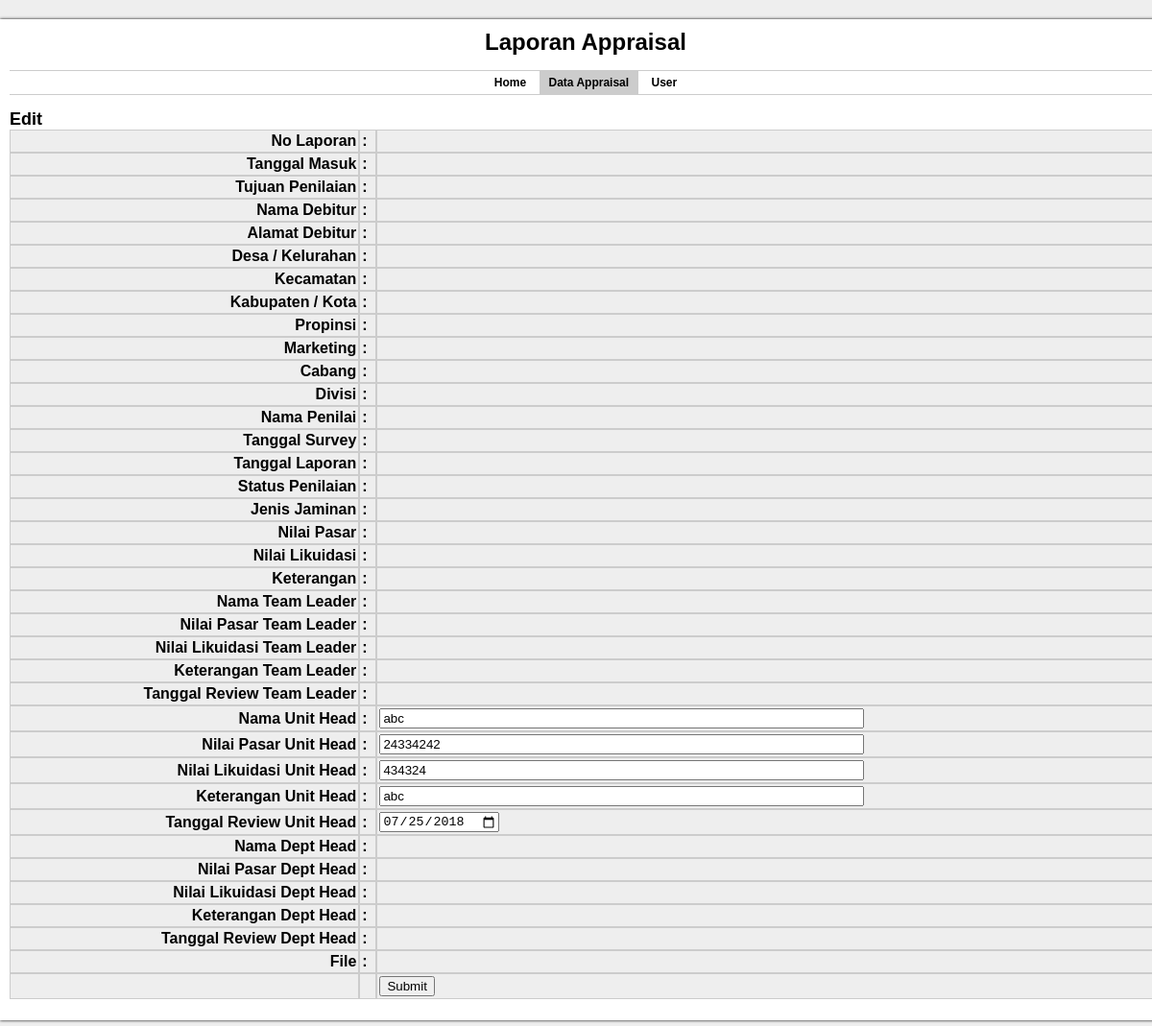
The page /unit_head/edit-form.php?id=11 (signed in) on the database its author committed.
### tables this page shows
CREATE TABLE `lpa` (
  `id_laporan` int(10) NOT NULL,
  `no_laporan` varchar(20) NOT NULL,
  `tanggal_masuk` date NOT NULL,
  `tujuan_penilaian` varchar(30) NOT NULL,
  `nama_debitur` varchar(50) NOT NULL,
  `alamat_debitur` varchar(100) NOT NULL,
  `desa_kelurahan` varchar(30) NOT NULL,
  `kecamatan` varchar(30) NOT NULL,
  `kabupaten_kota` varchar(30) NOT NULL,
  `propinsi` varchar(30) NOT NULL,
  `marketing` varchar(30) NOT NULL,
  `cabang` varchar(30) NOT NULL,
  `divisi` varchar(30) NOT NULL,
  `nama_penilai` varchar(30) NOT NULL,
  `tanggal_survey` date NOT NULL,
  `tanggal_laporan` date NOT NULL,
  `status_penilaian` varchar(30) NOT NULL,
  `jenis_jaminan` varchar(30) NOT NULL,
  `mv` decimal(10,0) NOT NULL,
  `lv` decimal(10,0) NOT NULL,
  `keterangan` text NOT NULL,
  `nama_tl` varchar(30) NOT NULL,
  `mv_tl` decimal(10,0) NOT NULL,
  `lv_tl` decimal(10,0) NOT NULL,
  `keterangan_tl` text NOT NULL,
  `tanggal_review_tl` date NOT NULL,
  `nama_uh` varchar(30) NOT NULL,
  `mv_uh` decimal(10,0) NOT NULL,
  `lv_uh` decimal(10,0) NOT NULL,
  `keterangan_uh` text NOT NULL,
  `tanggal_review_uh` date NOT NULL,
  `nama_dh` varchar(30) NOT NULL,
  `mv_dh` decimal(10,0) NOT NULL,
  `lv_dh` decimal(10,0) NOT NULL,
  `keterangan_dh` text NOT NULL,
  `tanggal_review_dh` date NOT NULL,
  `file` varchar(255) NOT NULL
);

### unit_head/edit-form.php (the view, shortened to what this page needs)
<html>
<head>
     <link rel="stylesheet" type="text/css" href="../style.css">
</head>
<body>
    <div id="container">
    	<div id="header">
    		<h1>Laporan Appraisal</h1>
        </div>
	 <div id="menu">
        	<a href="index.php">Home</a>
            <a href="download.php"class="active">Data Appraisal</a>
			<a href="user.php">User</a>
        </div>
         <div id="content">
        	<h2>Edit</h2>
            </div>
<?php
$id = $_GET['id'];
$query = mysql_query("select * from lpa where id_laporan='$id'") or die(mysql_error());
$data = mysql_fetch_array($query);
?>
<form name="update_data" action="update-form.php" method="post" enctype="multipart/form-data">
<table border="0" cellpadding="5" cellspacing="0">
 <table width="100%" align="center" border="0" bgcolor="#eee" cellpadding="2" cellspacing="0">
		<tr>
          <td align="right"><b>No Laporan</b></td>
          <td><b>:</b></td>
          <td><input type="text" name="no_laporan" size="60" value="<?php echo $data['no_laporan']; ?>" hidden /></td>
        </tr>
        <tr>
          <td align="right"><b>Tanggal Masuk</b></td>
          <td><b>:</b></td>
          <td><input type="date" name="tanggal_masuk" size="60" value="<?php echo $data['tanggal_masuk']; ?>" hidden /></td>
        </tr>
        <tr>
          <td align="right"><b>Tujuan Penilaian</b></td>
          <td><b>:</b></td>
          <td><input type="text" name="tujuan_penilaian" size="60" value="<?php echo $data['tujuan_penilaian']; ?>" hidden /></td>
        </tr>
        <tr>
          <td align="right"><b>Nama Debitur</b></td>
          <td><b>:</b></td>
          <td><input type="text" name="nama_debitur" size="60" value="<?php echo $data['nama_debitur']; ?>" hidden /></td>
        </tr>
        <tr>
          <td align="right"><b>Alamat Debitur</b></td>
          <td><b>:</b></td>
          <td><input type="text" name="alamat_debitur" size="60" value="<?php echo $data['alamat_debitur']; ?>" hidden /></td>
        </tr>
        <tr>
          <td align="right"><b>Desa / Kelurahan</b></td>
          <td><b>:</b></td>
          <td><input type="text" name="desa_kelurahan" size="60" value="<?php echo $data['desa_kelurahan']; ?>" hidden /></td>
        </tr>
        <tr>
          <td align="right"><b>Kecamatan</b></td>
          <td><b>:</b></td>
          <td><input type="text" name="kecamatan" size="60" value="<?php echo $data['kecamatan']; ?>" hidden  /></td>
        </tr>
        <tr>
          <td align="right"><b>Kabupaten / Kota</b></td>
          <td><b>:</b></td>
          <td><input type="text" name="kabupaten_kota" size="60" value="<?php echo $data['kabupaten_kota']; ?>" hidden  /></td>
        </tr>
        <tr>
          <td align="right"><b>Propinsi</b></td>
          <td><b>:</b></td>
          <td><input type="text" name="propinsi" size="60" value="<?php echo $data['propinsi']; ?>" hidden /></td>
        </tr>
        <tr>
          <td align="right"><b>Marketing</b></td>
          <td><b>:</b></td>
          <td><input type="text" name="marketing" size="60" value="<?php echo $data['marketing']; ?>" hidden  /></td>
        </tr>
        <tr>
          <td align="right"><b>Cabang</b></td>
          <td><b>:</b></td>
          <td><input type="text" name="cabang" size="60" value="<?php echo $data['cabang']; ?>" hidden  /></td>
        </tr>
        <tr>
          <td align="right"><b>Divisi</b></td>
          <td><b>:</b></td>
          <td><input type="text" name="divisi" size="60" value="<?php echo $data['divisi']; ?>" hidden  /></td>
        </tr>
        <tr>
          <td align="right"><b>Nama Penilai</b></td>
          <td><b>:</b></td>
          <td><input type="text" name="nama_penilai" size="60" value="<?php echo $data['nama_penilai']; ?>" hidden /></td>
        </tr>
        <tr>
          <td align="right"><b>Tanggal Survey</b></td>
          <td><b>:</b></td>
          <td><input type="date" name="tanggal_survey" size="60" value="<?php echo $data['tanggal_survey']; ?>" hidden /></td>
        </tr>
        <tr>
          <td align="right"><b>Tanggal Laporan</b></td>
          <td><b>:</b></td>
          <td><input type="date" name="tanggal_laporan" size="60" value="<?php echo $data['tanggal_laporan']; ?>" hidden /></td>
        </tr>
        <tr>
          <td align="right"><b>Status Penilaian</b></td>
          <td><b>:</b></td>
          <td><input type="text" name="status_penilaian" size="60" value="<?php echo $data['status_penilaian']; ?>" hidden /></td>
        </tr>
        <tr>
          <td align="right"><b>Jenis Jaminan</b></td>
          <td><b>:</b></td>
          <td><input type="text" name="jenis_jaminan" size="60" value="<?php echo $data['jenis_jaminan']; ?>" hidden /></td>
        </tr>
        <tr>
          <td align="right"><b>Nilai Pasar</b></td>
          <td><b>:</b></td>
          <td><input type="decimal" name="mv" size="60" value="<?php echo $data['mv']; ?>" hidden /></td>
        </tr>
        <tr>
          <td align="right"><b>Nilai Likuidasi</b></td>
          <td><b>:</b></td>
          <td><input type="decimal" name="lv" size="60" value="<?php echo $data['lv']; ?>" hidden /></td>
        </tr>
        <tr>
          <td align="right"><b>Keterangan</b></td>
          <td><b>:</b></td>
          <td><input type="text" name="keterangan" size="60" height="100" value="<?php echo $data['keterangan']; ?>" hidden /></td>
        </tr>
        <tr>
          <td align="right"><b>Nama Team Leader</b></td>
          <td><b>:</b></td>
          <td><input type="text" name="nama_tl" size="60" value="<?php echo $data['nama_tl']; ?>" hidden /></td>
        </tr>
        <tr>
          <td align="right"><b>Nilai Pasar Team Leader</b></td>
          <td><b>:</b></td>
          <td><input type="text" name="mv_tl" size="60" value="<?php echo $data['mv_tl']; ?>" hidden  /></td>
        </tr>
        <tr>
          <td align="right"><b>Nilai Likuidasi Team Leader</b></td>
          <td><b>:</b></td>
          <td><input type="text" name="lv_tl" size="60" value="<?php echo $data['lv_tl']; ?>" hidden  /></td>
        </tr>
        <tr>
          <td align="right"><b>Keterangan Team Leader</b></td>
          <td><b>:</b></td>
          <td><input type="text" name="keterangan_tl" size="60" height="100" value="<?php echo $data['keterangan_tl']; ?>" hidden  /></td>
        </tr>
        <tr>
          <td align="right"><b>Tanggal Review Team Leader</b></td>
          <td><b>:</b></td>
          <td><input type="date" name="tanggal_review_tl" size="60" value="<?php echo $data['tanggal_review_tl']; ?>" hidden /></td>
        </tr>
        <tr>
          <td align="right"><b>Nama Unit Head</b></td>
          <td><b>:</b></td>
          <td><input type="text" name="nama_uh" size="60" value="<?php echo $data['nama_uh']; ?>" required /></td>
        </tr>
        <tr>
          <td align="right"><b>Nilai Pasar Unit Head</b></td>
          <td><b>:</b></td>
          <td><input type="decimal" name="mv_uh" size="60" value="<?php echo $data['mv_uh']; ?>" required /></td>
        </tr>
        <tr>
          <td align="right"><b>Nilai Likuidasi Unit Head</b></td>
          <td><b>:</b></td>
          <td><input type="decimal" name="lv_uh" size="60" value="<?php echo $data['lv_uh']; ?>" required /></td>
        </tr>
        <tr>
          <td align="right"><b>Keterangan Unit Head</b></td>
          <td><b>:</b></td>
          <td><input type="text" name="keterangan_uh" size="60" height="100" value="<?php echo $data['keterangan_uh']; ?>" required /></td>
        </tr>
        <tr>
          <td align="right"><b>Tanggal Review Unit Head</b></td>
          <td><b>:</b></td>
          <td><input type="date" name="tanggal_review_uh" size="60" value="<?php echo $data['tanggal_review_uh']; ?>" required /></td>
        </tr>
        <tr>
          <td align="right"><b>Nama Dept Head</b></td>
          <td><b>:</b></td>
          <td><input type="text" name="nama_dh" size="60" value="<?php echo $data['nama_dh']; ?>" hidden /></td>
        </tr>
        <tr>
          <td align="right"><b>Nilai Pasar Dept Head</b></td>
          <td><b>:</b></td>
          <td><input type="decimal" name="mv_dh" size="60" value="<?php echo $data['mv_dh']; ?>" hidden /></td>
        </tr>
        <tr>
          <td align="right"><b>Nilai Likuidasi Dept Head</b></td>
          <td><b>:</b></td>
          <td><input type="decimal" name="lv_dh" size="60" value="<?php echo $data['lv_dh']; ?>" hidden /></td>
        </tr>
        <tr>
          <td align="right"><b>Keterangan Dept Head</b></td>
          <td><b>:</b></td>
          <td><input type="text" name="keterangan_dh" size="60" height="100" value="<?php echo $data['keterangan_dh']; ?>" hidden /></td>
        </tr>
        <tr>
          <td align="right"><b>Tanggal Review Dept Head</b></td>
          <td><b>:</b></td>
          <td><input type="date" name="tanggal_review_dh" size="60" value="<?php echo $data['tanggal_review_dh']; ?>" hidden /></td>
        </tr>
        <tr>
          <td align="right"><b>File</b></td>
          <td><b>:</b></td>
          <td><input type="file" name="file" value="<?php echo $data['file']; ?>" hidden /></td>
        </tr>
        <tr>
          <td>&nbsp;</td>
          <td>&nbsp;</td>
          <td><input type="submit" name="upload"  /></td>
        </tr>
      </table>
</form>
</body>
</html>

### style.css (style rules this page uses)
body { font-family:Tahoma, Geneva, sans-serif; font-size:12px; background-color:#eee; margin:0; padding:0; }
h1, h2, h3 { margin:0; padding:0; }
#container { width:1200px; margin:20px auto; padding:10px; background-color:#fff; box-shadow:0px 0px 3px #000; }
#header { text-align:center; }
#menu { text-align:center; margin:15px 0px; border-top:1px solid #CCC; border-bottom:1px solid #CCC; }
#menu a { display:inline-block; padding:5px 10px; text-decoration:none; color:#000; font-weight:bold; }
#menu a.active { background-color:#CCC; }
.table, th, td { border-collapse:collapse; border:1px solid #ccc; }

### rows shown on the page
lpa: nama_uh "abc", mv_uh "24334242", lv_uh "434324", keterangan_uh "abc", tanggal_review_uh "07/25/2018"
